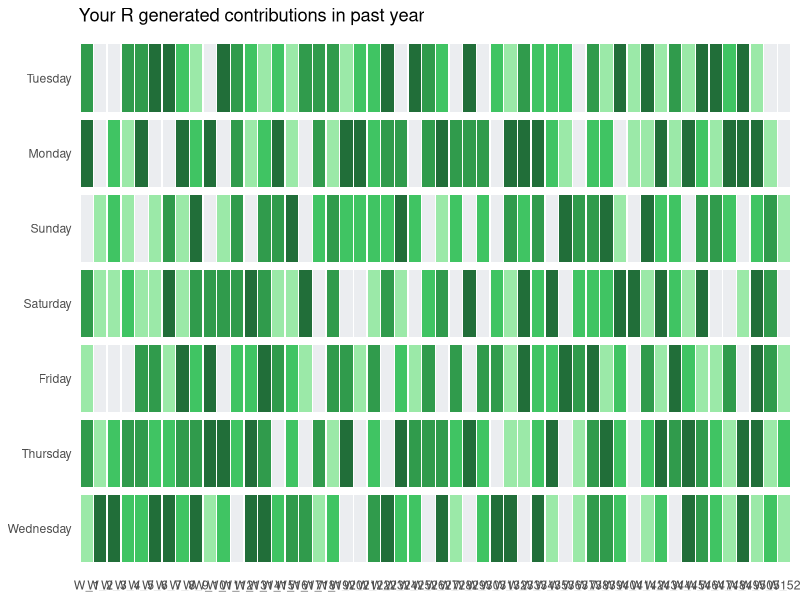
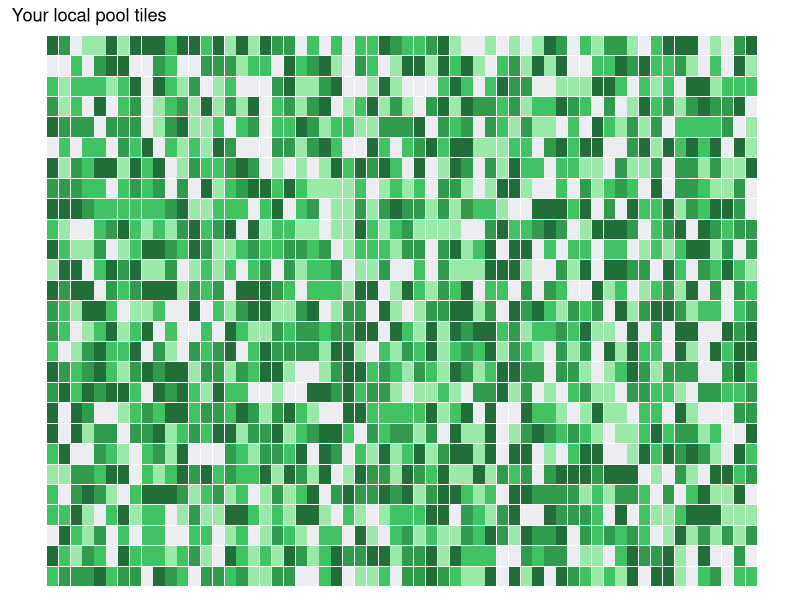

Source code (R) for these figures, in order:
##########################################
# 
# ggplot Heatmap that looks like Github 
# contribution chart
#
# Series:
# Little Useless-useful R functions #42
# Created: August 27, 2022
# Author: Tomaz Kastrun
# Blog: tomaztsql.wordpress.com
# V.1.0
#
# Changelog: 
#        
###########################################


# Library
library(ggplot2)

colours <- c("#ebedf0", "#9be9a8", "#40c463","#309b4c","#216e39")
# colours: lavender, palegreen, mediumseagreen,seagreen, forestgreen
# nof_contributions:  0, 1, 2-5, 5-10, 10+


# Generate grid
y <- weekdays(Sys.Date()+0:6) # days
x <- paste0("W_", seq(1,52))
data <- expand.grid(X=x, Y=y)
data$cols <- sample(colours, 364, replace=TRUE)


# Contribution graph 
ggplot(data, aes(X, Y)) + 
    geom_tile(aes(fill = cols, width=0.9, height=0.9)) + 
    scale_fill_manual(values=colours) + 
  labs(title = "Your R generated contributions in past year") +
  theme(axis.title.x = element_blank(),
        axis.title.y = element_blank(),
       axis.ticks.x=element_blank(),
       axis.ticks.y=element_blank(),
       legend.position = "none",
       panel.background = element_rect(fill = 'white', color = 'white')
       )



##################
# square graph
# remember your local pool :-)
##################

# Generate grid
colours <- c("#ebedf0", "#9be9a8", "#40c463","#309b4c","#216e39")
y <- LETTERS[1:60] # letters
x <- seq(1,60)
data <- expand.grid(X=x, Y=y)
data$cols <- sample(colours, 3600, replace=TRUE)

ggplot(data, aes(X, Y)) + 
  geom_tile(aes(fill = cols, width=0.95, height=0.95)) + 
  scale_fill_manual(values=colours) + 
  labs(title = "Your local pool tiles") +
  theme(axis.title.x = element_blank(),
        axis.title.y = element_blank(),
        axis.ticks.x=element_blank(),
        axis.ticks.y=element_blank(),
        axis.text.x=element_blank(),
        axis.text.y=element_blank(),
        legend.position = "none",
        panel.background = element_rect(fill = 'white', color = 'white')
  )
